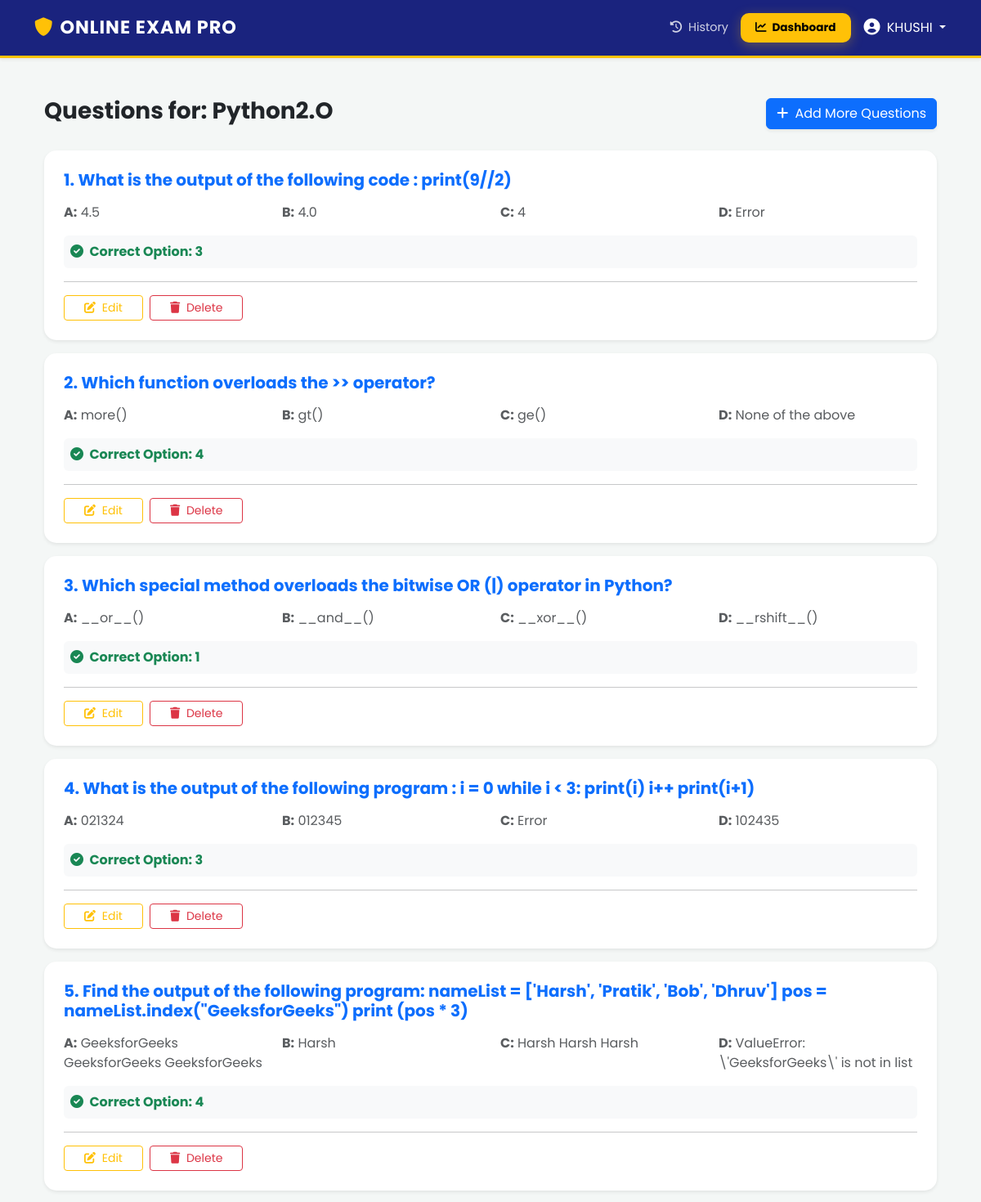
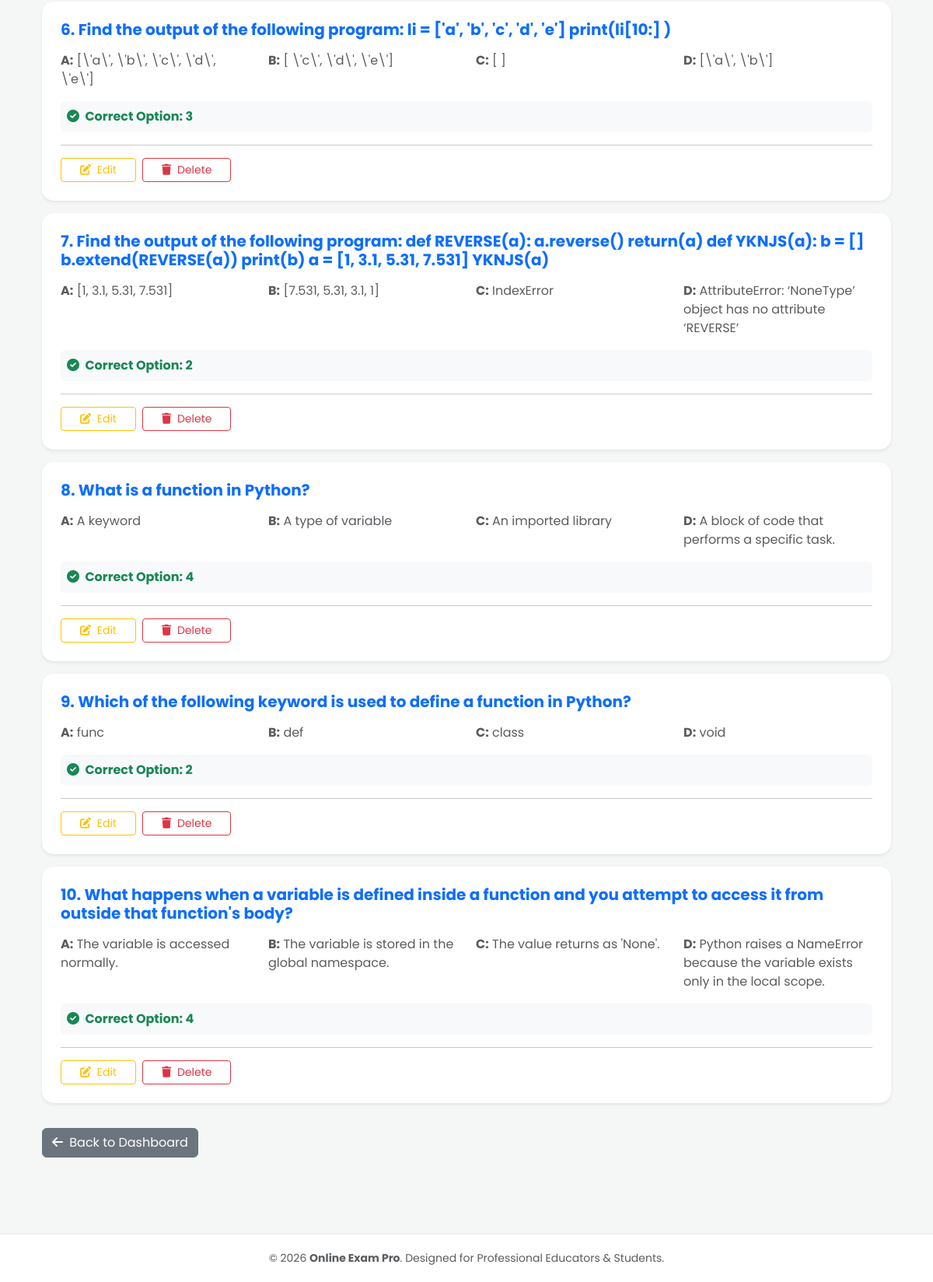
/exam/3/questions/ (signed in), run on the app's committed database (2 pictures, top to bottom).
### exam/models.py (models this page shows, shortened)
class Exam(models.Model):
    author = models.ForeignKey(User, on_delete=models.CASCADE, related_name='my_exams', null=True, blank=True)
    title = models.CharField(max_length=200)
    description = models.TextField(blank=True)
    exam_code = models.CharField(max_length=8, unique=True, editable=False)
    duration_minutes = models.PositiveIntegerField(default=30, help_text="Duration in minutes")
    created_at = models.DateTimeField(auto_now_add=True)

class Question(models.Model):
    exam = models.ForeignKey(Exam, on_delete=models.CASCADE, related_name='questions')
    text = models.TextField()
    option1 = models.CharField(max_length=200)
    option2 = models.CharField(max_length=200)
    option3 = models.CharField(max_length=200)
    option4 = models.CharField(max_length=200)
    correct_option = models.IntegerField(choices=[(1, 'Option 1'), (2, 'Option 2'), (3, 'Option 3'), (4, 'Option 4')])

### exam/views.py (the view)
# urls.py: path('exam/<int:exam_id>/questions/', views.view_questions, name='view_questions'),
@staff_member_required
def view_questions(request, exam_id):
    exam = get_object_or_404(Exam, id=exam_id, author=request.user)
    questions = exam.questions.all()
    return render(request, 'view_questions.html', {'exam': exam, 'questions': questions})

### exam/templates/view_questions.html
{% extends 'base.html' %}
{% block content %}
<div class="container py-4">
    <div class="d-flex justify-content-between align-items-center mb-4">
        <h3 class="fw-bold text-dark">Questions for: {{ exam.title }}</h3>
        <a href="{% url 'add_question' exam.id %}" class="btn btn-primary shadow-sm">
            <i class="fas fa-plus me-1"></i> Add More Questions
        </a>
    </div>
    {% for q in questions %}
    <div class="card mb-3 shadow-sm border-0" style="border-radius: 15px;">
        <div class="card-body p-4">
            <h5 class="fw-bold text-primary">{{ forloop.counter }}. {{ q.text }}</h5>
            <div class="row mt-3 text-muted">
                <div class="col-md-3"><strong>A:</strong> {{ q.option1 }}</div>
                <div class="col-md-3"><strong>B:</strong> {{ q.option2 }}</div>
                <div class="col-md-3"><strong>C:</strong> {{ q.option3 }}</div>
                <div class="col-md-3"><strong>D:</strong> {{ q.option4 }}</div>
            </div>
            <div class="mt-3 p-2 bg-light rounded">
                <span class="text-success fw-bold"><i class="fas fa-check-circle me-1"></i> Correct Option: {{ q.correct_option }}</span>
            </div>
            <hr>
            <div class="d-flex gap-2">
                <a href="{% url 'edit_question' q.id %}" class="btn btn-sm btn-outline-warning px-4">
                    <i class="fas fa-edit me-1"></i> Edit
                </a>
                <a href="{% url 'delete_question' q.id %}" class="btn btn-sm btn-outline-danger px-4" onclick="return confirm('Bhai, kya sach mein ye sawal delete karna hai?')">
                    <i class="fas fa-trash me-1"></i> Delete
                </a>
            </div>
        </div>
    </div>
    {% empty %}
    <div class="text-center py-5">
        <p class="text-muted">Is exam mein abhi koi sawal nahi hai.</p>
    </div>
    {% endfor %}
    <a href="{% url 'teacher_dashboard' %}" class="btn btn-secondary mt-3">
        <i class="fas fa-arrow-left me-1"></i> Back to Dashboard
    </a>
</div>
{% endblock %}

### exam/templates/base.html (shortened to what this page needs)
<!DOCTYPE html>
<html lang="en">
<head>
    <link href="https://cdn.jsdelivr.net/npm/bootstrap@5.3.0/dist/css/bootstrap.min.css" rel="stylesheet">
    <link rel="stylesheet" href="https://cdnjs.cloudflare.com/ajax/libs/font-awesome/6.0.0/css/all.min.css">
</head>
<body>
    <nav class="navbar navbar-dark shadow-sm sticky-top">
        <div class="container">
            <a class="navbar-brand fw-bold" href="{% url 'home' %}">
                <i class="fas fa-shield-alt text-warning me-2"></i>ONLINE EXAM PRO
            </a>
            {% if user.is_authenticated %}
            <div class="d-flex align-items-center">
                <a href="{% url 'my_results' %}" class="nav-link-custom">
                    <i class="fas fa-history me-1"></i> History
                </a>
                {% if user.is_staff %}
                <a href="{% url 'teacher_dashboard' %}" class="btn-teacher">
                    <i class="fas fa-chart-line me-1"></i> Dashboard
                </a>
                {% endif %}
                <div class="dropdown">
                    <button class="btn btn-link text-white text-decoration-none dropdown-toggle p-0" type="button" data-bs-toggle="dropdown">
                        <i class="fas fa-user-circle fa-lg me-1"></i> {{ user.username|upper }}
                    </button>
                </div>
            </div>
            {% else %}
            <div class="d-flex">
                <a href="{% url 'login' %}" class="nav-link-custom">Login</a>
                <a href="{% url 'register' %}" class="btn btn-light btn-sm fw-bold rounded-pill px-3">Join Now</a>
            </div>
            {% endif %}
        </div>
    </nav>
    <div class="container py-4">
        {% block content %}
        {% endblock %}
    </div>
    <footer>
        <div class="container text-center">
            <p class="mb-0 text-muted small">&copy; 2026 <strong>Online Exam Pro</strong>. Designed for Professional Educators & Students.</p>
        </div>
    </footer>
</body>
</html>

### exam/templates/base.html (style rules this page uses)
:root { --primary-blue: #1a237e; --hover-blue: #0d47a1; --accent-yellow: #ffc107; }
body { background: #f4f7f6; font-family: 'Poppins', sans-serif; min-height: 100vh; }
.navbar { background: var(--primary-blue) !important; padding: 12px 0; border-bottom: 3px solid var(--accent-yellow); }
.navbar-brand { font-size: 1.4rem; letter-spacing: 1px; transition: 0.3s; }
.nav-link-custom { color: rgba(255,255,255,0.8) !important; font-size: 0.9rem; margin-right: 15px; transition: 0.3s; text-decoration: none; }
.card { border: none; border-radius: 18px; box-shadow: 0 10px 30px rgba(0,0,0,0.05); }
.btn-teacher { background: var(--accent-yellow); color: #000; font-weight: 700; border-radius: 10px; padding: 8px 18px; margin-right: 15px; text-decoration: none; font-size: 0.85rem; box-shadow: 0 4px 15px rgba(255, 193, 7, 0.3); transition: 0.3s; }
footer { background: #fff; padding: 20px 0; margin-top: 50px; border-top: 1px solid #eee; }

### data on the page
Exam: title "Python2.O"
Question: text "What is the output of the following code : print(9//2)", option1 "4.5", option2 "4.0", option3 "4", option4 "Error", correct_option "3"
Question: text "Which function overloads the >> operator?", option1 "more()", option2 "gt()", option3 "ge()", option4 "None of the above", correct_option "4"
Question: text "Which special method overloads the bitwise OR (|) operator in Python?", option1 "__or__()", option2 "__and__()", option3 "__xor__()", option4 "__rshift__()", correct_option "1"
Question: text "What is the output of the following program : i = 0 while i < 3: print(i) i++ print(i+1)", option1 "021324", option2 "012345", option3 "Error", option4 "102435", correct_option "3"
Question: text "Find the output of the following program: nameList = ['Harsh', 'Pratik', 'Bob', 'Dhruv'] pos = nameList.index(\"GeeksforGeeks\") print (pos * 3)", option1 "GeeksforGeeks GeeksforGeeks GeeksforGeeks", option2 "Harsh", option3 "Harsh Harsh Harsh", option4 "ValueError: \\'GeeksforGeeks\\' is not in list", correct_option "4"
Question: text "Find the output of the following program: li = ['a', 'b', 'c', 'd', 'e'] print(li[10:] )", option1 "[\\'a\\', \\'b\\', \\'c\\', \\'d\\', \\'e\\']", option2 "[ \\'c\\', \\'d\\', \\'e\\']", option3 "[ ]", option4 "[\\'a\\', \\'b\\']", correct_option "3"
Question: text "Find the output of the following program: def REVERSE(a): a.reverse() return(a) def YKNJS(a): b = [] b.extend(REVERSE(a)) print(b) a = [1, 3.1, 5.31, 7.531] YKNJS(a)", option1 "[1, 3.1, 5.31, 7.531]", option2 "[7.531, 5.31, 3.1, 1]", option3 "IndexError", option4 "AttributeError: ‘NoneType’ object has no attribute ‘REVERSE’", correct_option "2"
Question: text "What is a function in Python?", option1 "A keyword", option2 "A type of variable", option3 "An imported library", option4 "A block of code that performs a specific task.", correct_option "4"
Question: text "Which of the following keyword is used to define a function in Python?", option1 "func", option2 "def", option3 "class", option4 "void", correct_option "2"
Question: text "What happens when a variable is defined inside a function and you attempt to access it from outside that function's body?", option1 "The variable is accessed normally.", option2 "The variable is stored in the global namespace.", option3 "The value returns as 'None'.", option4 "Python raises a NameError because the variable exists only in the local scope.", correct_option "4"

### other printed values
{{ user.username|upper }} "KHUSHI"
